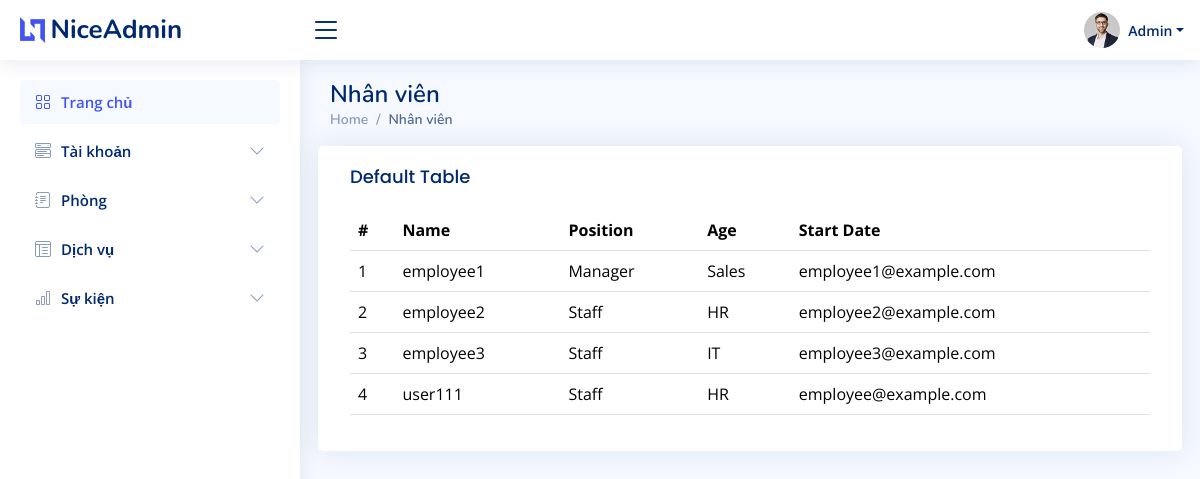
/admin_dashboard/customers (signed in), run on an earlier commit of the app's database.
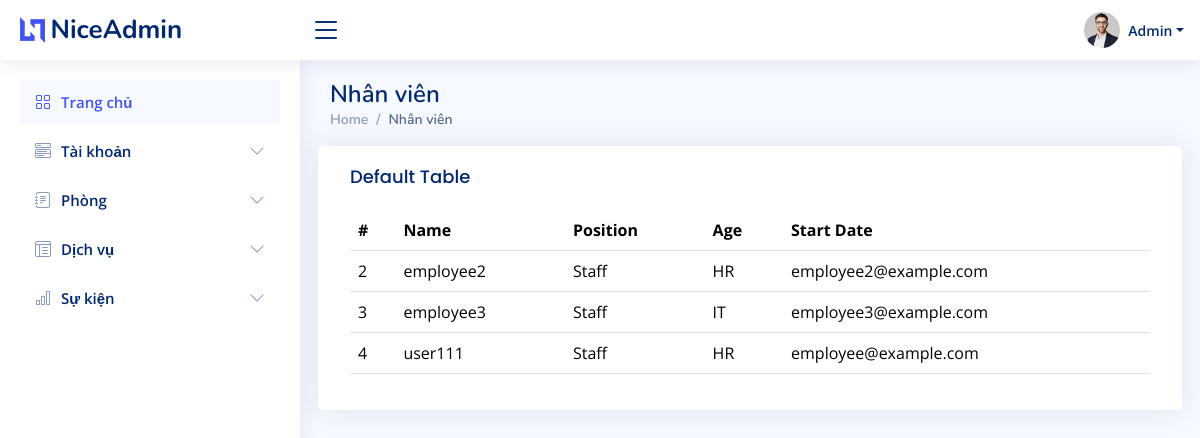
And on a later commit of the database.
### admin_custom/models.py (models this page shows)
class Employee(models.Model):
    user = models.OneToOneField(User, on_delete=models.CASCADE)
    position = models.CharField(max_length=100)
    department = models.CharField(max_length=100)
    class Meta:
        permissions = [
            ("can_view_employee_post", "Can view employee post"),
            ("can_create_employee_post", "Can create employee post"),
            ("can_edit_employee_post", "Can edit employee post"),
            ("can_delete_employee_post", "Can delete employee post"),
        ]

### admin_custom/views.py (the view)
# urls.py: path('admin_dashboard/customers', admin_custom.admin_customer),
@login_required
def admin_customer(request):
    employees = Employee.objects.all()
    return render(request, 'admin/customer.html', {'employees': employees})

### home/Templates/admin/customer.html (shortened to what this page needs)
{% load static %}
<!DOCTYPE html>
<html lang="en">
  <head>
    <link href="{% static 'assets/vendor/bootstrap/css/bootstrap.min.css' %}" rel="stylesheet" />
    <link href="{% static 'assets/vendor/bootstrap-icons/bootstrap-icons.css' %}" rel="stylesheet" />
    <link href="{% static 'assets/vendor/boxicons/css/boxicons.min.css' %}" rel="stylesheet" />
    <link href="{% static 'assets/vendor/quill/quill.snow.css' %}" rel="stylesheet" />
    <link href="{% static 'assets/vendor/quill/quill.bubble.css' %}" rel="stylesheet" />
    <link href="{% static 'assets/vendor/remixicon/remixicon.css' %}" rel="stylesheet" />
    <link href="{% static 'assets/vendor/simple-datatables/style.css' %}" rel="stylesheet" />
    <link href="{% static 'assets/css/style.css' %}" rel="stylesheet" />
  </head>
  <body>
    {% include 'includes/admin/header.html' %}
    {% include 'includes/admin/sidebar.html' %}
    <main id="main" class="main">
      <div class="pagetitle">
        <h1>Nhân viên</h1>
        <nav>
          <ol class="breadcrumb">
            <li class="breadcrumb-item">
              <a href="index.html">Home</a>
            </li>
            <li class="breadcrumb-item active">Nhân viên</li>
          </ol>
        </nav>
      </div>
      <section class="section dashboard">
        <div class="row">
            <div class="card">
                <div class="card-body">
                  <h5 class="card-title">Default Table</h5>
                  <table class="table">
                    <thead>
                      <tr>
                        <th scope="col">#</th>
                        <th scope="col">Name</th>
                        <th scope="col">Position</th>
                        <th scope="col">Age</th>
                        <th scope="col">Start Date</th>
                      </tr>
                    </thead>
                    <tbody>
                      {% for employee in employees %}
                      <tr>
                          <td>{{ employee.id }}</td>
                          <td>{{ employee.user.username }}</td>
                          <td>{{ employee.position }}</td>
                          <td>{{ employee.department }}</td>
                          <td>{{ employee.user.email }}</td>
                      </tr>
                      {% endfor %}
                  </tbody>
                  </table>
                </div>
              </div>
        </div>
      </section>
    </main>
  </body>
</html>

What changed in the data, as far as the page shows it:
removed Employee: id "1", user.username "employee1", position "Manager", department "Sales", user.email "employee1@example.com"
